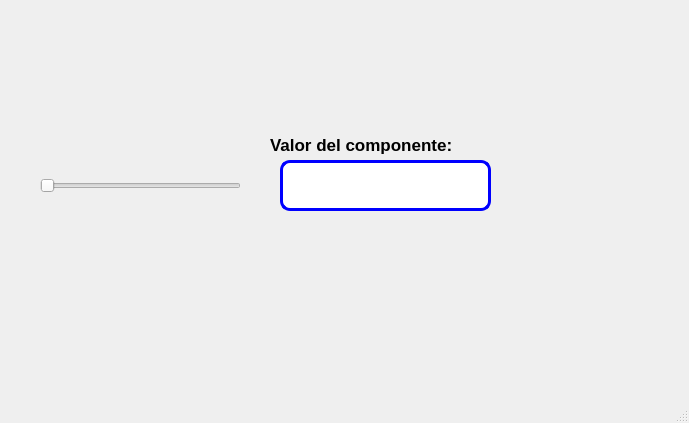
<?xml version="1.0" encoding="UTF-8"?>
<ui version="4.0">
 <class>MainWindow</class>
 <widget class="QMainWindow" name="MainWindow">
  <property name="geometry">
   <rect>
    <x>0</x>
    <y>0</y>
    <width>689</width>
    <height>423</height>
   </rect>
  </property>
  <property name="windowTitle">
   <string>MainWindow</string>
  </property>
  <widget class="QWidget" name="centralwidget">
   <widget class="QLabel" name="label_2">
    <property name="geometry">
     <rect>
      <x>560</x>
      <y>300</y>
      <width>101</width>
      <height>81</height>
     </rect>
    </property>
    <property name="font">
     <font>
      <pointsize>8</pointsize>
     </font>
    </property>
    <property name="cursor">
     <cursorShape>ArrowCursor</cursorShape>
    </property>
    <property name="styleSheet">
     <string notr="true"/>
    </property>
    <property name="text">
     <string/>
    </property>
    <property name="pixmap">
     <pixmap>:/Logos/p06_2.png</pixmap>
    </property>
    <property name="scaledContents">
     <bool>true</bool>
    </property>
   </widget>
   <widget class="QLabel" name="label">
    <property name="geometry">
     <rect>
      <x>270</x>
      <y>130</y>
      <width>211</width>
      <height>31</height>
     </rect>
    </property>
    <property name="font">
     <font>
      <pointsize>13</pointsize>
     </font>
    </property>
    <property name="text">
     <string>&lt;html&gt;&lt;head/&gt;&lt;body&gt;&lt;p&gt;&lt;span style=&quot; font-weight:600;&quot;&gt;Valor del componente:&lt;/span&gt;&lt;/p&gt;&lt;/body&gt;&lt;/html&gt;</string>
    </property>
   </widget>
   <widget class="QLineEdit" name="lineEdit">
    <property name="geometry">
     <rect>
      <x>280</x>
      <y>160</y>
      <width>211</width>
      <height>51</height>
     </rect>
    </property>
    <property name="font">
     <font>
      <pointsize>11</pointsize>
     </font>
    </property>
    <property name="styleSheet">
     <string notr="true">border: 3px solid blue;
border-radius:10px</string>
    </property>
    <property name="text">
     <string/>
    </property>
   </widget>
   <widget class="QSlider" name="horizontalSlider">
    <property name="geometry">
     <rect>
      <x>40</x>
      <y>170</y>
      <width>201</width>
      <height>31</height>
     </rect>
    </property>
    <property name="orientation">
     <enum>Qt::Horizontal</enum>
    </property>
   </widget>
   <widget class="QLabel" name="label_3">
    <property name="geometry">
     <rect>
      <x>0</x>
      <y>0</y>
      <width>171</width>
      <height>51</height>
     </rect>
    </property>
    <property name="text">
     <string/>
    </property>
    <property name="pixmap">
     <pixmap>../../../3D Objects/UAT.png</pixmap>
    </property>
    <property name="scaledContents">
     <bool>true</bool>
    </property>
   </widget>
   <widget class="QLabel" name="label_4">
    <property name="geometry">
     <rect>
      <x>530</x>
      <y>0</y>
      <width>161</width>
      <height>51</height>
     </rect>
    </property>
    <property name="text">
     <string/>
    </property>
    <property name="pixmap">
     <pixmap>../../../3D Objects/facultad_ingenieria_tampico.png</pixmap>
    </property>
    <property name="scaledContents">
     <bool>true</bool>
    </property>
   </widget>
   <widget class="QLabel" name="label_5">
    <property name="geometry">
     <rect>
      <x>580</x>
      <y>290</y>
      <width>91</width>
      <height>81</height>
     </rect>
    </property>
    <property name="font">
     <font>
      <pointsize>8</pointsize>
     </font>
    </property>
    <property name="cursor">
     <cursorShape>ArrowCursor</cursorShape>
    </property>
    <property name="styleSheet">
     <string notr="true"/>
    </property>
    <property name="text">
     <string/>
    </property>
    <property name="pixmap">
     <pixmap>../../../3D Objects/Castor.jpg</pixmap>
    </property>
    <property name="scaledContents">
     <bool>true</bool>
    </property>
   </widget>
   <widget class="QLabel" name="label_6">
    <property name="geometry">
     <rect>
      <x>10</x>
      <y>10</y>
      <width>141</width>
      <height>61</height>
     </rect>
    </property>
    <property name="text">
     <string/>
    </property>
    <property name="pixmap">
     <pixmap resource="../../Archivos/Recursos.qrc">:/Logos/UAT.jpg</pixmap>
    </property>
    <property name="scaledContents">
     <bool>true</bool>
    </property>
   </widget>
   <widget class="QLabel" name="label_7">
    <property name="geometry">
     <rect>
      <x>550</x>
      <y>290</y>
      <width>131</width>
      <height>81</height>
     </rect>
    </property>
    <property name="text">
     <string/>
    </property>
    <property name="pixmap">
     <pixmap resource="../../Archivos/Recursos.qrc">:/Logos/Castor Ingeniero.jpg</pixmap>
    </property>
    <property name="scaledContents">
     <bool>true</bool>
    </property>
   </widget>
   <widget class="QLabel" name="label_8">
    <property name="geometry">
     <rect>
      <x>520</x>
      <y>10</y>
      <width>161</width>
      <height>61</height>
     </rect>
    </property>
    <property name="styleSheet">
     <string notr="true">background-image: url(:/NLogos/Facultad.jpg);</string>
    </property>
    <property name="text">
     <string/>
    </property>
    <property name="pixmap">
     <pixmap resource="../../Archivos/Recursos.qrc">:/Logos/Facultad.jpg</pixmap>
    </property>
    <property name="scaledContents">
     <bool>true</bool>
    </property>
   </widget>
  </widget>
  <widget class="QMenuBar" name="menubar">
   <property name="geometry">
    <rect>
     <x>0</x>
     <y>0</y>
     <width>689</width>
     <height>26</height>
    </rect>
   </property>
  </widget>
  <widget class="QStatusBar" name="statusbar"/>
 </widget>
 <resources>
  <include location="../../Archivos/Recursos.qrc"/>
 </resources>
 <connections/>
</ui>
